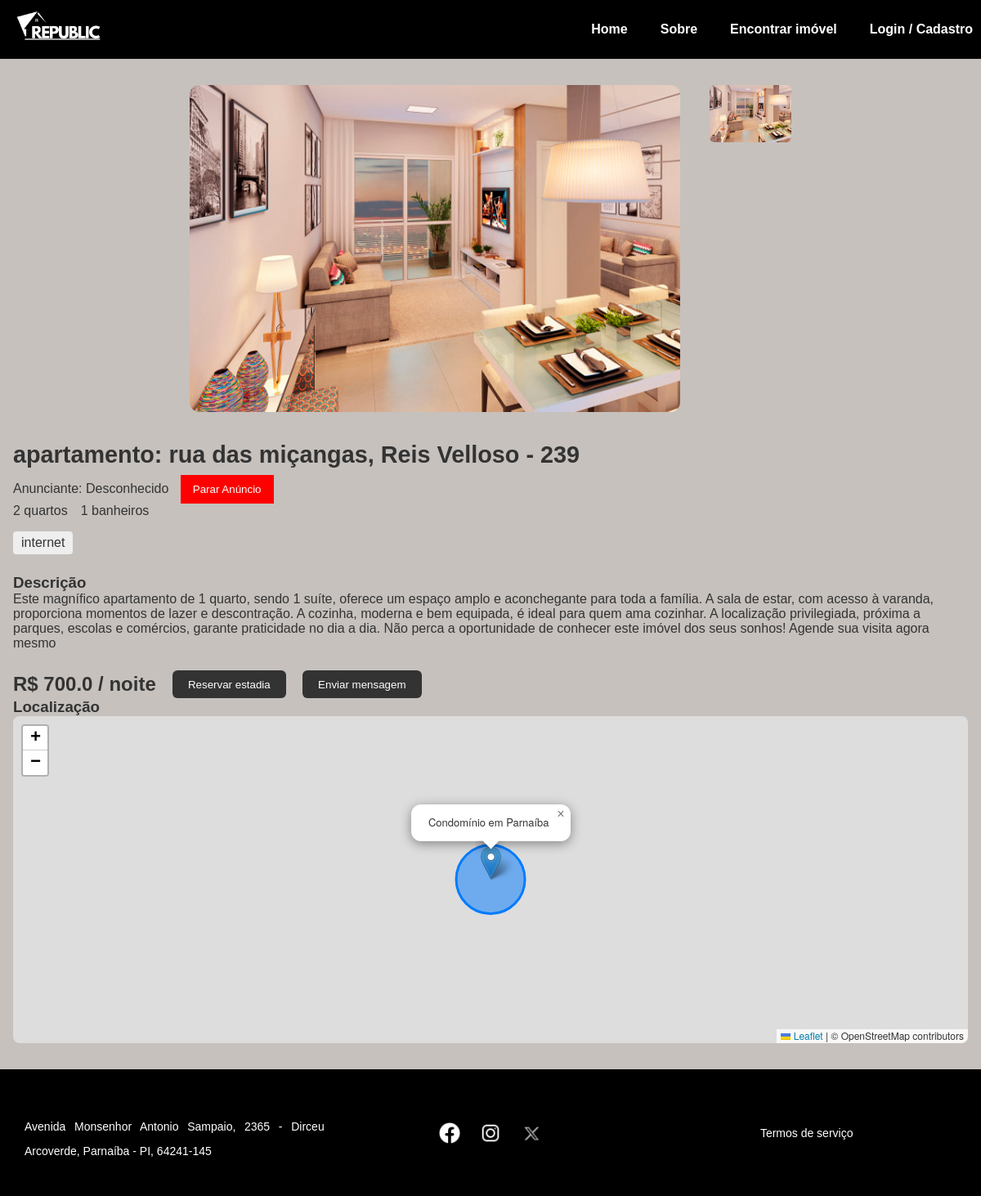
The app's page /detalhes_apartamento/3 with its own data.
### tables this page shows
CREATE TABLE apartamentos (
    id INTEGER PRIMARY KEY AUTOINCREMENT,
    endereco TEXT,
    bairro TEXT,
    numero TEXT,
    cep TEXT,
    complemento TEXT,
    valor REAL,
    quartos INTEGER,
    banheiros INTEGER,
    inclusos TEXT,
    outros TEXT,
    descricao TEXT,
    imagem TEXT,
    tipo TEXT
, usuario_id INTEGER);

### app.py (the view)
@app.route('/detalhes_apartamento/<int:id>')
def detalhes_apartamento(id):
    conn = sqlite3.connect('instance/banco.db')
    cursor = conn.cursor()
    cursor.execute("""
       SELECT id, endereco, bairro, numero, cep, complemento, valor, quartos,
              banheiros, inclusos, outros, descricao, imagem, tipo, usuario_id
       FROM apartamentos WHERE id = ?
    """, (id,))
    row = cursor.fetchone()
    if row and len(row) >= 15:
        apt = {
            'id': row[0],
            'endereco': row[1],
            'bairro': row[2],
            'numero': row[3],
            'cep': row[4],
            'complemento': row[5],
            'valor': row[6],
            'quartos': row[7],
            'banheiros': row[8],
            'inclusos': row[9].split(',') if row[9] else [],
            'outros': row[10],
            'descricao': row[11],
            'imagens': row[12].split(',') if row[12] else ['default.jpg'],
            'tipo': row[13],
            'usuario_id': row[14]
        }
        cursor.execute('SELECT nome FROM usuarios WHERE id = ?', (apt['usuario_id'],))
        dono = cursor.fetchone()
        dono_nome = dono[0] if dono else 'Desconhecido'
        conn.close()
        return render_template('apt.html', apartamento=apt, dono_nome=dono_nome, usuario_logado=session.get('usuario_id'))
    conn.close()
    return "Apartamento não encontrado", 404

### app.py (called while the page is built, shortened)
def obter_usuario_nome():
    return None

@app.context_processor
def inject_usuario_nome():
    return dict(usuario_nome=obter_usuario_nome())

### templates/apt.html (shortened to what this page needs)
<!DOCTYPE html>
<html lang="pt-br">
<head>
  <link rel="stylesheet" href="{{ url_for('static', filename='css/style.css') }}">
  <link rel="stylesheet" href="{{ url_for('static', filename='css/apt.css') }}">
  <link rel="stylesheet" href="{{ url_for('static', filename='css/map.css') }}">
  <link rel="stylesheet" href="https://unpkg.com/leaflet/dist/leaflet.css" />
</head>
<body>
  <header class="header">
    <div class="logo">
      <a href="{{ url_for('index') }}">
        <img src="{{ url_for('static', filename='img/logo/logo_branca.png') }}" alt="Republic Logo">
      </a>
    </div>
    <nav class="nav">
      <a href="{{ url_for('index') }}">Home</a>
      <a href="{{ url_for('sobre') }}">Sobre</a>
      <a href="{{ url_for('pesquisa') }}">Encontrar imóvel</a>
      {% if usuario_nome %}
      <div class="user-info">
        <div class="separator">|</div>
        <span class="saudacao">Olá, {{ usuario_nome }}!</span>
        <a href="{{ url_for('logout') }}" class="logout-btn">Sair</a>
      </div>
      {% else %}
      <a href="{{ url_for('cadastro') }}">Login / Cadastro</a>
      {% endif %}
    </nav>
  </header>
  <main class="main-content">
    <div class="image-gallery side-by-side">
      <div class="main-img">
        {% if apartamento.imagens and apartamento.imagens|length > 0 %}
          <img id="current-img" src="{{ url_for('static', filename='img/apts/' + apartamento.imagens[0]) }}" alt="Imagem principal">
        {% else %}
          <img id="current-img" src="{{ url_for('static', filename='img/apts/default.jpg') }}" alt="Imagem padrão">
        {% endif %}
      </div>
      <div class="thumbs">
        {% for img in apartamento.imagens %}
          <img class="thumb" src="{{ url_for('static', filename='img/apts/' + img) }}" alt="Imagem" onclick="changeImage('{{ img }}')">
        {% endfor %}
      </div>
    </div>
    <section class="details">
      <h2>{{ apartamento.tipo }}: {{ apartamento.endereco }}, {{ apartamento.bairro }} - {{ apartamento.numero }}</h2>
<div class="anunciante">
  <span>Anunciante: {{ dono_nome }}</span>
  {% if usuario_logado == apartamento.usuario_id %}
      <form action="{{ url_for('parar_anuncio', id=apartamento.id) }}" method="POST" style="display:inline;">
          <button type="submit" class="btn btn-danger" style="margin-left: 10px;">Parar Anúncio</button>
      </form>
  {% endif %}
</div>
      <ul class="info">
        <li>{{ apartamento.quartos }} quartos</li>
        <li>{{ apartamento.banheiros }} banheiros</li>
      </ul>
      <div class="highlights">
        {% for item in apartamento.inclusos %}
        <span>{{ item }}</span>
        {% endfor %}
      </div>
      <section class="description">
        <h3>Descrição</h3>
        <p>{{ apartamento.descricao }}</p>
      </section>
      <div class="price-action">
        <span class="price">R$ {{ apartamento.valor }} / noite</span>
        <button>Reservar estadia</button>
        <button>Enviar mensagem</button>
      </div>
    </section>
    <section class="map">
      <h3>Localização</h3>
      <div id="map"></div>
    </section>
  </main>
  <footer class="footer">
    <div class="footer-content">
      <div class="container text-center">
        <div class="row">
          <div class="col">
            <p>Avenida Monsenhor Antonio Sampaio, 2365 - Dirceu Arcoverde, Parnaíba - PI, 64241-145</p>
          </div>
          <div class="col">
            <div class="socials">
              <a href="#"><img src="{{ url_for('static', filename='img/socials/facebook.png') }}" alt="Facebook"></a>
              <a href="#"><img src="{{ url_for('static', filename='img/socials/ig.png') }}" alt="Instagram"></a>
              <a href="#"><img src="{{ url_for('static', filename='img/socials/x.webp') }}" alt="X"></a>
            </div>
          </div>
          <div class="col">
            <a href="{{ url_for('termos') }}">Termos de serviço</a>
          </div>
        </div>
      </div>
    </div>
  </footer>
</body>
</html>

### static/css/style.css (style rules this page uses)
* { margin: 0; padding: 0; box-sizing: border-box; }
body { font-family: Arial, sans-serif; background-color: #c6c1bd; color: #333; }
.nav { display: flex; align-items: center; gap: 20px; }
.header { background: rgb(0, 0, 0); display: flex; align-items: center; justify-content: space-between; padding: 10px; }
.logo img { width: 120px; }
.nav a { color: white; text-decoration: none; margin-left: 20px; font-weight: bold; }
.container { padding: 30px 50px; }
.container p { text-align: justify; line-height: 30px; margin-top: 15px; }
.footer { background-color: black; color: white; padding: 30px 0; font-size: 14px; }
.footer-content .container { max-width: 1200px; margin: 0 auto; padding: 0 20px; }
.footer-content .row { display: flex; justify-content: space-between; align-items: center; flex-wrap: wrap; text-align: center; }
.footer-content .col { flex: 1; padding: 10px; }
.footer-content .socials a img { width: 30px; margin: 0 8px; vertical-align: middle; }
.footer-content a { color: white; text-decoration: none; }

### static/css/apt.css (style rules this page uses)
.main-content { max-width: 1200px; margin: 2rem auto; padding: 0 1rem; }
.image-gallery { display: flex; flex-direction: column; align-items: center; gap: 1rem; }
.image-gallery.side-by-side { flex-direction: row; align-items: flex-start; justify-content: center; }
.main-img img { width: 100%; max-width: 800px; height: auto; border-radius: 12px; }
.image-gallery.side-by-side .main-img img { width: 600px; height: 400px; object-fit: cover; border-radius: 12px; }
.thumbs { display: flex; gap: 10px; flex-wrap: wrap; justify-content: center; }
.image-gallery.side-by-side .thumbs { flex-direction: column; gap: 10px; margin-left: 20px; }
.thumbs img { width: 100px; height: 70px; object-fit: cover; border-radius: 6px; cursor: pointer; transition: transform 0.2s; }
.details { margin-top: 2rem; }
.details h2 { font-size: 1.8rem; margin-bottom: 0.5rem; }
.info { list-style: none; padding: 0; display: flex; flex-wrap: wrap; gap: 1rem; }
.highlights { display: flex; flex-wrap: wrap; gap: 10px; margin: 1rem 0; }
.highlights span { background-color: #eee; padding: 5px 10px; border-radius: 4px; }
.description { margin: 1.5rem 0; }
.price-action { display: flex; align-items: center; gap: 20px; flex-wrap: wrap; }
.price { font-weight: bold; font-size: 1.5rem; }
.price-action button { background-color: #333; color: white; border: none; padding: 0.6rem 1.2rem; border-radius: 6px; cursor: pointer; transition: background-color 0.2s; }
.btn-danger { background-color: red; color: white; border: none; padding: 10px 15px; cursor: pointer; }

### static/css/map.css (style rules this page uses)
#map { width: 100%; height: 100%; min-height: 400px; border-radius: 8px; }

### records on screen
apartamentos: imagem (picture), tipo "apartamento", endereco "rua das miçangas", bairro "Reis Velloso", numero "239", quartos "2", banheiros "1", inclusos "internet", descricao "Este magnífico apartamento de 1 quarto, sendo 1 suíte, oferece um espaço amplo e aconchegante para toda a família. A sala de estar, com acesso à varanda, proporciona momentos de lazer e descontração. A cozinha, moderna e bem equipada, é ideal para quem ama cozinhar. A localização privilegiada, próxima a parques, escolas e comércios, garante praticidade no dia a dia. Não perca a oportunidade de conhecer este imóvel dos seus sonhos! Agende sua visita agora mesmo", valor "700.0"

### other values on screen
{{ dono_nome }} "Desconhecido"
